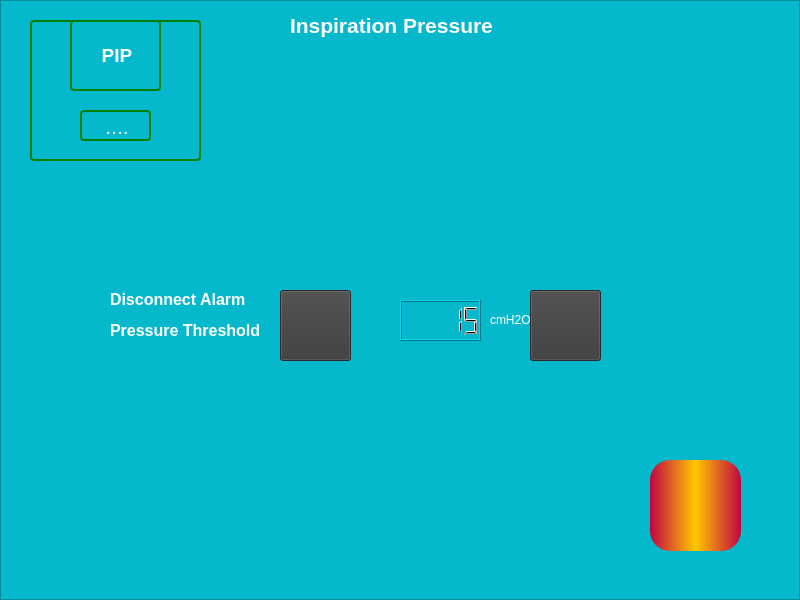
<?xml version="1.0" encoding="UTF-8"?>
<ui version="4.0">
 <class>InspirationConfig</class>
 <widget class="QWidget" name="InspirationConfig">
  <property name="geometry">
   <rect>
    <x>0</x>
    <y>0</y>
    <width>800</width>
    <height>600</height>
   </rect>
  </property>
  <property name="windowTitle">
   <string>Form</string>
  </property>
  <property name="styleSheet">
   <string notr="true">QWidget { background-color: rgb(58, 58, 58); }</string>
  </property>
  <widget class="QFrame" name="frame">
   <property name="geometry">
    <rect>
     <x>0</x>
     <y>0</y>
     <width>800</width>
     <height>600</height>
    </rect>
   </property>
   <property name="styleSheet">
    <string notr="true">QFrame {
 background-color: #05B8CC;
    width: 20px;}
</string>
   </property>
   <property name="frameShape">
    <enum>QFrame::StyledPanel</enum>
   </property>
   <property name="frameShadow">
    <enum>QFrame::Raised</enum>
   </property>
   <widget class="QPushButton" name="pushButton">
    <property name="geometry">
     <rect>
      <x>650</x>
      <y>460</y>
      <width>91</width>
      <height>91</height>
     </rect>
    </property>
    <property name="styleSheet">
     <string notr="true">QPushButton{image: url(:/newPrefix/New folder/back_light.png);

	color: white;
	background-color:qlineargradient(spread:reflect, x1:0.5, y1:0.5, x2:1, y2:0.5, stop:0 rgba(255, 199, 0, 255), stop:1 rgba(192, 5, 67, 255));
	border-radius: 20px;
}
QPushButton:pressed{ background-color: blue; }
</string>
    </property>
    <property name="text">
     <string/>
    </property>
   </widget>
   <widget class="QLabel" name="label_6">
    <property name="geometry">
     <rect>
      <x>110</x>
      <y>290</y>
      <width>171</width>
      <height>51</height>
     </rect>
    </property>
    <property name="text">
     <string>&lt;html&gt;&lt;head/&gt;&lt;body&gt;&lt;p&gt;&lt;span style=&quot; font-size:12pt; font-weight:600; color:#ffffff;&quot;&gt;Disconnect Alarm&lt;/span&gt;&lt;/p&gt;&lt;p&gt;&lt;span style=&quot; font-size:12pt; font-weight:600; color:#ffffff;&quot;&gt;Pressure Threshold&lt;/span&gt;&lt;/p&gt;&lt;/body&gt;&lt;/html&gt;</string>
    </property>
   </widget>
   <widget class="QLabel" name="label_7">
    <property name="geometry">
     <rect>
      <x>290</x>
      <y>10</y>
      <width>231</width>
      <height>31</height>
     </rect>
    </property>
    <property name="text">
     <string>&lt;html&gt;&lt;head/&gt;&lt;body&gt;&lt;p&gt;&lt;span style=&quot; font-size:16pt; font-weight:600; color:#ffffff;&quot;&gt;Inspiration Pressure &lt;/span&gt;&lt;/p&gt;&lt;/body&gt;&lt;/html&gt;</string>
    </property>
   </widget>
   <widget class="QLabel" name="label_11">
    <property name="geometry">
     <rect>
      <x>490</x>
      <y>310</y>
      <width>51</width>
      <height>21</height>
     </rect>
    </property>
    <property name="text">
     <string>&lt;html&gt;&lt;head/&gt;&lt;body&gt;&lt;p&gt;&lt;span style=&quot; color:#ffffff;&quot;&gt; cmH2O&lt;/span&gt;&lt;/p&gt;&lt;/body&gt;&lt;/html&gt;</string>
    </property>
   </widget>
   <widget class="QPushButton" name="pushButton_6">
    <property name="geometry">
     <rect>
      <x>530</x>
      <y>290</y>
      <width>71</width>
      <height>71</height>
     </rect>
    </property>
    <property name="styleSheet">
     <string notr="true">image: url(:/newPrefix/New folder/btn-add-normal.png);</string>
    </property>
    <property name="text">
     <string/>
    </property>
   </widget>
   <widget class="QPushButton" name="pushButton_7">
    <property name="geometry">
     <rect>
      <x>280</x>
      <y>290</y>
      <width>71</width>
      <height>71</height>
     </rect>
    </property>
    <property name="styleSheet">
     <string notr="true">image: url(:/newPrefix/New folder/btn-remove-normal.png);</string>
    </property>
    <property name="text">
     <string/>
    </property>
   </widget>
   <widget class="QLCDNumber" name="lcdNumber_7">
    <property name="geometry">
     <rect>
      <x>400</x>
      <y>300</y>
      <width>81</width>
      <height>41</height>
     </rect>
    </property>
    <property name="intValue" stdset="0">
     <number>15</number>
    </property>
   </widget>
   <widget class="QFrame" name="frame_2">
    <property name="geometry">
     <rect>
      <x>30</x>
      <y>20</y>
      <width>171</width>
      <height>141</height>
     </rect>
    </property>
    <property name="styleSheet">
     <string notr="true">QFrame, QLabel, QToolTip {
      border: 2px solid green;
      border-radius: 4px;
      padding: 2px;
      background-image: url(images/welcome.png);
  }
</string>
    </property>
    <property name="frameShape">
     <enum>QFrame::StyledPanel</enum>
    </property>
    <property name="frameShadow">
     <enum>QFrame::Raised</enum>
    </property>
    <widget class="QLabel" name="label_17">
     <property name="geometry">
      <rect>
       <x>50</x>
       <y>90</y>
       <width>71</width>
       <height>31</height>
      </rect>
     </property>
     <property name="text">
      <string>&lt;html&gt;&lt;head/&gt;&lt;body&gt;&lt;p align=&quot;center&quot;&gt;&lt;span style=&quot; font-size:16pt; color:#ffffff;&quot;&gt;....&lt;/span&gt;&lt;/p&gt;&lt;/body&gt;&lt;/html&gt;</string>
     </property>
    </widget>
    <widget class="QLabel" name="label_18">
     <property name="geometry">
      <rect>
       <x>40</x>
       <y>0</y>
       <width>91</width>
       <height>71</height>
      </rect>
     </property>
     <property name="text">
      <string>&lt;html&gt;&lt;head/&gt;&lt;body&gt;&lt;p align=&quot;center&quot;&gt;&lt;span style=&quot; font-size:14pt; font-weight:600; color:#ffffff;&quot;&gt;PIP&lt;/span&gt;&lt;/p&gt;&lt;/body&gt;&lt;/html&gt;</string>
     </property>
    </widget>
   </widget>
  </widget>
 </widget>
 <resources>
  <include location="ui.qrc"/>
 </resources>
 <connections/>
</ui>
